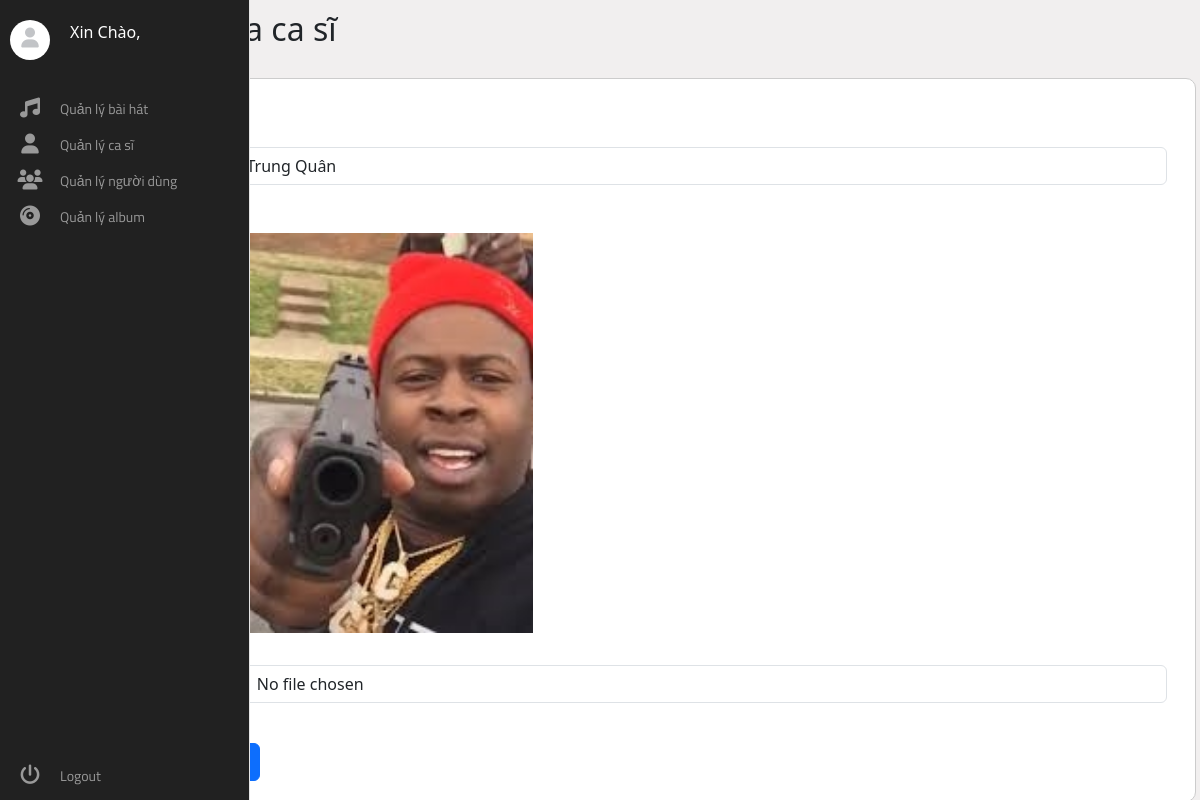
The page /Admin/admin.php?manage=Artist_edit&aid=3 on the database its author committed.
### tables this page shows
CREATE TABLE `artists` (
  `aid` int(11) NOT NULL,
  `aname` varchar(255) NOT NULL,
  `aimage` varchar(255) NOT NULL,
  `aview` int(11) NOT NULL,
  `astatus` int(11) NOT NULL DEFAULT 1
);

### Admin/Artist_edit.php (the view, shortened to what this page needs)
<!DOCTYPE html>
<html lang="en">
<head>
    <link href="https://cdn.jsdelivr.net/npm/bootstrap@5.0.2/dist/css/bootstrap.min.css" rel="stylesheet">
    <link href="https://cdn.jsdelivr.net/npm/bootstrap@5.3.3/dist/css/bootstrap.min.css" rel="stylesheet">
</head>
<?php
include("connect.php");
$aid = $_GET["aid"];
$sql = "SELECT *
FROM artists
WHERE aid = " . $aid;
$result = $conn->query($sql);
$row = $result->fetch_assoc();
?>
<body style="margin-left:100px;background-color: #f1efef">
    <h2 style="margin-top:10px">Chỉnh sửa ca sĩ</h2>
    <form class="row g-3" action="./actions/Artist_edit_action.php?aid=<?php echo $aid ?>" method="POST" enctype="multipart/form-data" style="background-color:white;border:1px solid #ccc;margin-top:30px;padding:20px;border-radius:10px;">
        <div class="col-md-12">
            <label for="pname" class="form-label">Tên ca sĩ:</label>
            <input type="text" class="form-control" id="sname" name="txtaname" placeholder="" value="<?php echo $row['aname'] ?>" required>
        </div>
        <div class="col-md-12">
            <label for="aimg" class="form-label">Ảnh:</label>
            <br>
            <img src="../artists/<?php echo $row['aimage'] ?>" alt="Artist Image" style="width: 400px; height: auto;">
            <br>
            <label for="" class="form-label">Chọn ảnh khác:</label>
            <input type="file" class="form-control" name="txtaimage" accept=".jpg" placeholder="chọn ảnh khác">
        </div>
        <font color=red><?php echo $_SESSION["artist_edit_error"]; ?></font><br>
        <div class="col-12">
            <button class="btn btn-primary" type="reset">Reset</button>
            <button class="btn btn-primary" type="submit">Lưu</button>
        </div>
    </form>
</body>
</html>

### rows shown on the page
artists: txtaname "Nguyễn Trần Trung Quân", aimage (picture)
